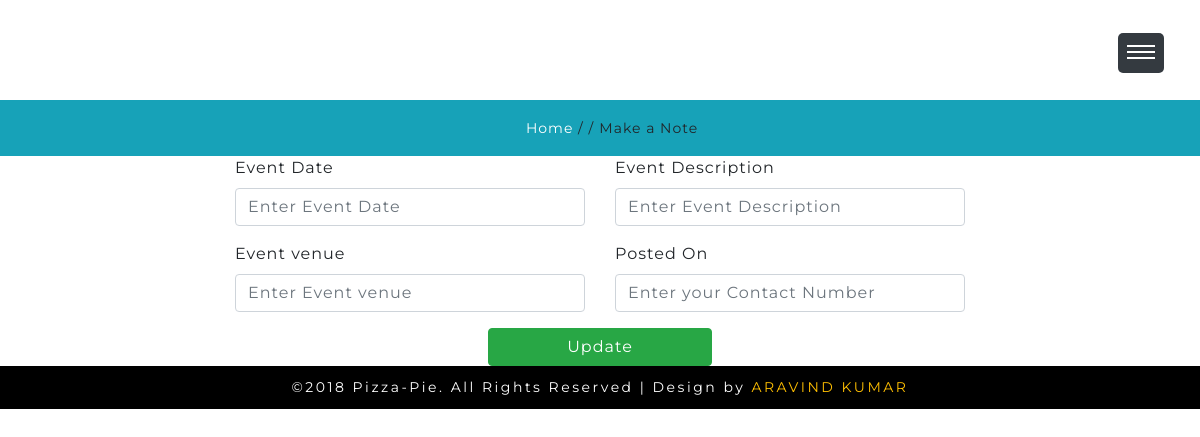
/event.php?uid=8 (signed in), run on an earlier commit of the app's database.
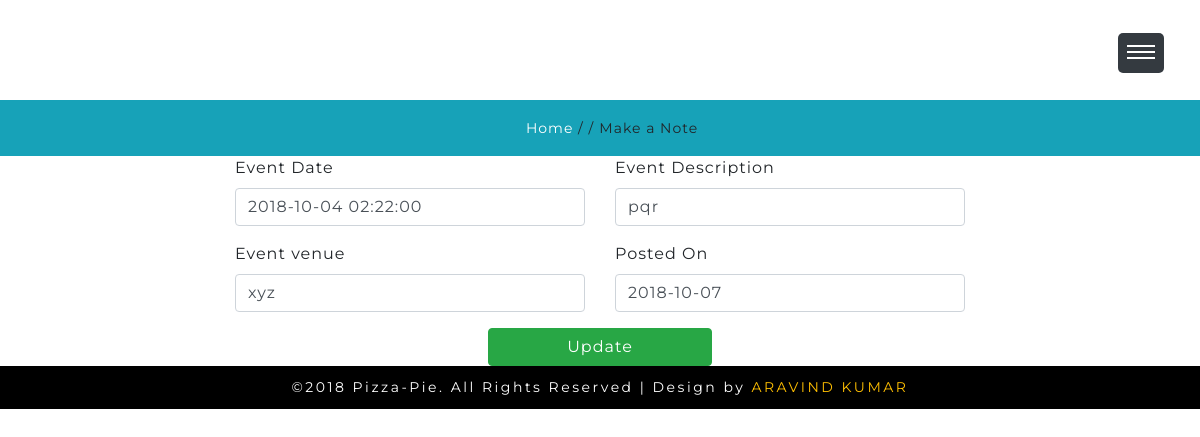
And on a later commit of the database.
### tables this page shows
CREATE TABLE IF NOT EXISTS `event` (
  `eid` int(11) NOT NULL AUTO_INCREMENT,
  `cid` int(11) NOT NULL,
  `uid` int(11) NOT NULL,
  `etitle` varchar(30) NOT NULL,
  `description` longtext NOT NULL,
  `evenue` varchar(30) NOT NULL,
  `eventdate` datetime NOT NULL,
  `postedon` date NOT NULL,
  `estatus` varchar(30) NOT NULL,
  PRIMARY KEY (`eid`),
  KEY `cid` (`cid`,`uid`),
  KEY `uid` (`uid`)
);

### event.php (the view, shortened to what this page needs)
<!DOCTYPE html>
<html lang="zxx">
   <head>
      <link href="css/bootstrap.min.css" rel="stylesheet" type="text/css" media="all">
      <link href="css/fontawesome-all.min.css" rel="stylesheet" type="text/css" media="all">
      <link href="css/style.css" rel='stylesheet' type='text/css' media="all">
   </head>
      <div class="header-main" id="home">
         <div class="header-outs">
            <div class="header-bar">
               <h1><a href="homepage.php">Notedownme</a></h1>
            </div>
             <div class="menu">
               <a href="" id="menuToggle"> <span class="navClosed"></span> </a>
            </div>
         </div>
      </div>
      <div class="inner_page-banner">
      </div>
      <div class="using-border py-3">
         <div class="inner_breadcrumb  ml-4">
            <ul class="short_ls">
               <li>
                  <a href="homepage.php">Home</a>
                  <span>/ /</span>
               </li>
               <li>Make a Note</li>
            </ul>
         </div>
      </div>
         <?php include "connection.php";
   $id=$_GET['uid'];
   $query=mysqli_query($con,"SELECT * from event where uid='$id'")or die(mysqli_error($con));
   $row=mysqli_fetch_array($query);
?>
<div class="container">
   <div class="row">
    <div class="col-md-2"></div>
    <div class="col-md-8">
    <form action="" method="POST">
      <div class="row">
         <div class="col-md-6 form-group">
            <label>Event Date</label>
            <input type="text" name="eventdate" class="form-control" placeholder="Enter Event Date" value="<?php echo $row['eventdate']; ?>">
         </div>
         <div class="col-md-6 form-group">
            <label>Event Description</label>
            <input type="text" name="description" class="form-control" placeholder="Enter Event Description" value="<?php echo $row['description']; ?>">
         </div>
      </div>
         <div class="row">
         <div class="col-md-6 form-group">
            <label>Event venue</label>
            <input type="text" class="form-control" name="evenue" placeholder="Enter Event venue" value="<?php echo $row['evenue']; ?>">
         </div>
         <div class="col-md-6 form-group">
            <label>Posted On</label>
            <input type="text" name="postedon" class="form-control" placeholder="Enter your Contact Number" value="<?php echo $row['postedon']; ?>">
         </div>
      </div>
         <div class="row">
         <div class="col-md-4"></div>
         <div class="col-md-4">
            <input type="submit" name="submit" class="btn btn-success btn-block" value="Update">
         </div>
      </div>
      </form>
    </div>
   </div>
   </div>
      <footer>
         <p>©2018 Pizza-Pie. All Rights Reserved | Design by <a href="http://www.W3Layouts.com" target="_blank">ARAVIND KUMAR</a></p>
      </footer>
   </body>
</html>

What changed in the data, as far as the page shows it:
added event: eventdate "2018-10-04 02:22:00", description "pqr", evenue "xyz", postedon "2018-10-07"
